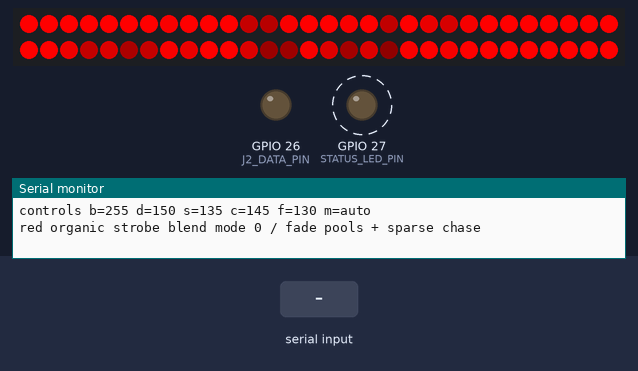
A program run on a simulated ESP32. Shown: 60 RGB LEDs in strip order, left to right, continuing on the next row, output pins drawn as LEDs (lit = HIGH), the last lines printed to the serial monitor. Dashed ring = blinking. The inputs (shaded band) are chosen by the test bench. Dim RGB values are drawn brighter than linear.

Above: at 1.4 s.
1.5 s: "b\n" received over Serial
3.4 s: "b90\n" received over Serial
6.4 s: "m\n" received over Serial
At 6.66 s:
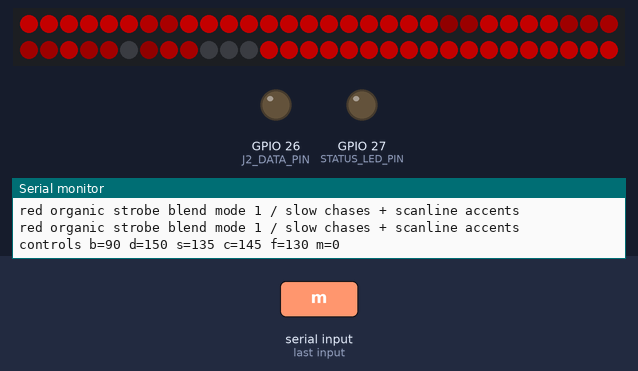
At 7.56 s:
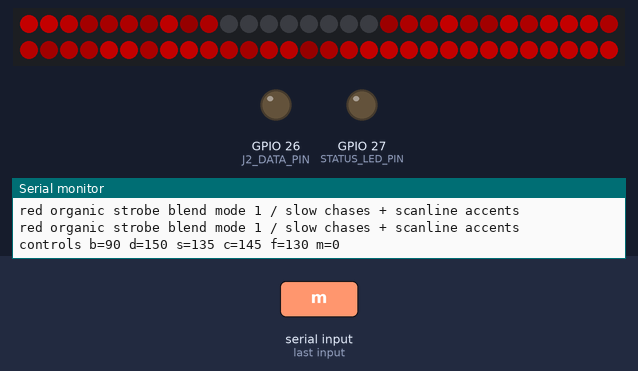
Timing chart, 0 to 14.0 s (numbered marks = the images above; inputs shaded):
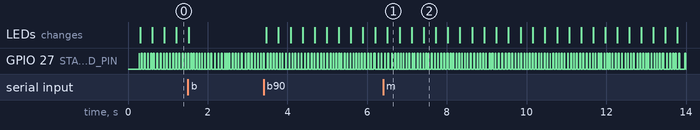

The program:

main.cpp
```cpp
#include <Arduino.h>
#include <FastLED.h>

// Red-only organic/strobe/chase blend for J1, with live serial controls.
// Hardware path: ESP32 GPIO25 -> AHCT125 U1 pin2/3 -> R1 470R -> J1 DATA.
// J2/GPIO26 is held LOW. GPIO27 is the local status LED.
static constexpr uint8_t J1_DATA_PIN = 25;
static constexpr uint8_t J2_DATA_PIN = 26;
static constexpr uint8_t STATUS_LED_PIN = 27;

// Extra logical LEDs are ignored if the strip is shorter.
static constexpr uint16_t NUM_LEDS = 60;
static constexpr uint8_t MASTER_BRIGHTNESS = 255; // full brightness; pattern stays red-only
static constexpr uint8_t MAX_RED = 255;

// High refresh, slower animation layers. WS2811 timing is still the hard floor (~1.85ms for 60 nodes).
static constexpr uint8_t FRAME_DELAY_MIN_MS = 2;
static constexpr uint8_t FRAME_DELAY_MAX_MS = 10;
static constexpr uint8_t RUNNER_COUNT = 6;
static constexpr uint8_t FADE_ZONE_COUNT = 5;
static constexpr uint8_t HARD_FLASH_CHANCE = 34;

CRGB leds[NUM_LEDS];

struct Runner {
  int16_t pos256;      // pixel position in 1/256 pixel units
  int16_t speed256;    // signed movement per frame in 1/256 pixel units
  uint8_t dots;        // separated pixels in this train
  uint8_t spacing;     // empty pixels between dots
  uint8_t intensity;   // peak red level
  uint8_t phase;       // frame-skipping / stutter phase
};

struct FadeZone {
  int16_t center;      // segment center in pixel units
  int8_t drift;        // slow center drift direction
  uint8_t width;       // affected segment width
  uint8_t phase;       // fade phase 0..255
  uint8_t speed;       // fade speed per frame
  uint8_t peak;        // max red level
  uint8_t strobeLatch; // short strobe window when fade reaches peak
};

struct LiveControls {
  uint8_t brightness;   // b 0..255
  uint8_t density;      // d 0..255, number of extra events
  uint8_t strobe;       // s 0..255, peak flashes/cuts
  uint8_t chase;        // c 0..255, chase speed/rate
  uint8_t fade;         // f 0..255, fade speed / trail length
  uint8_t modeOverride; // m 0..3 locks mode, m 255 returns to auto
};

Runner runners[RUNNER_COUNT];
FadeZone zones[FADE_ZONE_COUNT];
LiveControls ctl = {255, 150, 135, 145, 130, 255};
char serialLine[72];
uint8_t serialPos = 0;

uint32_t rngState = 0xC0FFEE27UL;
uint32_t frameCounter = 0;
uint32_t lastModePrint = 0;
uint32_t modeStart = 0;
uint8_t mode = 0;

uint32_t xorshift32() {
  uint32_t x = rngState;
  x ^= x << 13;
  x ^= x >> 17;
  x ^= x << 5;
  rngState = x ? x : 0xA5A5A5A5UL;
  return rngState;
}

uint16_t randN(uint16_t n) {
  return n ? (xorshift32() % n) : 0;
}

uint8_t randByte(uint8_t lo, uint8_t hi) {
  return lo + (xorshift32() % (uint16_t)(hi - lo + 1));
}

uint8_t clampByte(int v) {
  if (v < 0) return 0;
  if (v > 255) return 255;
  return (uint8_t)v;
}

uint8_t chanceScale(uint8_t base, uint8_t control) {
  uint16_t v = (uint16_t)base * (40 + control) / 150;
  return v > 100 ? 100 : (uint8_t)v;
}

uint8_t ctlDensity(uint8_t base) {
  uint16_t v = (uint16_t)base * (40 + ctl.density) / 150;
  if (v < 1) v = 1;
  return v > 12 ? 12 : (uint8_t)v;
}

uint8_t ctlStrobe(uint8_t base) {
  return chanceScale(base, ctl.strobe);
}

uint8_t ctlFade(uint8_t base) {
  // Higher control = faster fade / shorter trails. Lower = more lingering glow.
  uint16_t v = (uint16_t)base * (45 + ctl.fade) / 150;
  if (v < 4) v = 4;
  return v > 90 ? 90 : (uint8_t)v;
}

int16_t ctlChase(int16_t speed) {
  // Higher control = faster chase. Preserves sign.
  int32_t v = (int32_t)speed * (45 + ctl.chase) / 145;
  if (v > 620) v = 620;
  if (v < -620) v = -620;
  if (v >= 0 && v < 18) v = 18;
  if (v < 0 && v > -18) v = -18;
  return (int16_t)v;
}

uint8_t activeMode() {
  return ctl.modeOverride <= 3 ? ctl.modeOverride : mode;
}

uint8_t triangleWave8(uint8_t phase) {
  uint16_t v = phase < 128 ? (uint16_t)phase * 2 : (uint16_t)(255 - phase) * 2;
  return v > 255 ? 255 : (uint8_t)v;
}

uint8_t smoothish(uint8_t v) {
  // Cheap ease-in/ease-out-ish curve without floats.
  uint16_t inv = 255 - v;
  uint16_t ii = inv * inv / 255;
  uint16_t rise = (uint16_t)v * v / 765;
  uint16_t out = 255 - ii + rise;
  return out > 255 ? 255 : (uint8_t)out;
}

int16_t wrapIndex(int16_t i) {
  while (i < 0) i += NUM_LEDS;
  while (i >= (int16_t)NUM_LEDS) i -= NUM_LEDS;
  return i;
}

int16_t clampSpeed(int16_t v) {
  if (v > 420) return 420;
  if (v < -420) return -420;
  if (v >= 0 && v < 26) return 26;
  if (v < 0 && v > -26) return -26;
  return v;
}

void addRedWrapped(int16_t i, uint8_t amount) {
  uint16_t idx = (uint16_t)wrapIndex(i);
  uint16_t v = leds[idx].r + amount;
  leds[idx] = CRGB(v > MAX_RED ? MAX_RED : v, 0, 0);
}

void setRedWrapped(int16_t i, uint8_t level) {
  uint16_t idx = (uint16_t)wrapIndex(i);
  leds[idx] = CRGB(level, 0, 0);
}

void redOnlyGuardrail() {
  for (uint16_t i = 0; i < NUM_LEDS; ++i) {
    leds[i].g = 0;
    leds[i].b = 0;
  }
}

void clearFrame() {
  fill_solid(leds, NUM_LEDS, CRGB::Black);
}

void initState();

void printControls() {
  Serial.print("controls b="); Serial.print(ctl.brightness);
  Serial.print(" d="); Serial.print(ctl.density);
  Serial.print(" s="); Serial.print(ctl.strobe);
  Serial.print(" c="); Serial.print(ctl.chase);
  Serial.print(" f="); Serial.print(ctl.fade);
  Serial.print(" m=");
  if (ctl.modeOverride <= 3) Serial.println(ctl.modeOverride);
  else Serial.println("auto");
}

void processSerialCommand(char* line) {
  while (*line == ' ' || *line == '\t') ++line;
  if (*line == 0) return;

  char cmd = *line++;
  while (*line == ' ' || *line == '\t' || *line == '=') ++line;
  int value = atoi(line);

  if (cmd == '?' || cmd == 'p') {
    printControls();
    return;
  }

  if (cmd == 'b') {
    ctl.brightness = clampByte(value);
    FastLED.setBrightness(ctl.brightness);
  } else if (cmd == 'd') {
    ctl.density = clampByte(value);
  } else if (cmd == 's') {
    ctl.strobe = clampByte(value);
  } else if (cmd == 'c') {
    ctl.chase = clampByte(value);
  } else if (cmd == 'f') {
    ctl.fade = clampByte(value);
  } else if (cmd == 'm') {
    ctl.modeOverride = (value >= 0 && value <= 3) ? (uint8_t)value : 255;
    if (ctl.modeOverride <= 3) {
      mode = ctl.modeOverride;
      modeStart = millis();
    }
  } else if (cmd == 'x') {
    clearFrame();
    FastLED.show();
  } else if (cmd == 'r') {
    initState();
  } else {
    Serial.println("commands: b/d/s/c/f 0..255, m 0..3 or 255 auto, x blackout, r reseed, ? status");
    return;
  }

  printControls();
}

void handleSerialControls() {
  while (Serial.available() > 0) {
    char ch = (char)Serial.read();
    if (ch == '\r') continue;
    if (ch == '\n') {
      serialLine[serialPos] = 0;
      processSerialCommand(serialLine);
      serialPos = 0;
    } else if (serialPos < sizeof(serialLine) - 1) {
      serialLine[serialPos++] = ch;
    } else {
      serialPos = 0;
      Serial.println("serial command too long; dropped");
    }
  }
}

void organicFadeBase() {
  // Keeps history visible: organic layers breathe instead of every frame hard-clearing.
  uint8_t m = activeMode();
  uint8_t fadeAmount = 18 + randN(10);
  if (m == 2) fadeAmount = 28 + randN(16); // more clipped/strobe mode
  if (m == 3) fadeAmount = 12 + randN(8);  // lush overlap mode
  fadeAmount = ctlFade(fadeAmount);

  for (uint16_t i = 0; i < NUM_LEDS; ++i) {
    leds[i].fadeToBlackBy(fadeAmount);
    leds[i].g = 0;
    leds[i].b = 0;
  }
}

void resetRunner(uint8_t i) {
  runners[i].pos256 = (int16_t)(randN(NUM_LEDS) * 256);
  int16_t speed = (int16_t)(35 + randN(150)); // slower than pure high-FPS sketch
  if (randN(2)) speed = -speed;
  runners[i].speed256 = speed;
  runners[i].dots = 2 + randN(5);
  runners[i].spacing = 3 + randN(9);
  runners[i].intensity = randByte(115, 245);
  runners[i].phase = randByte(0, 15);
}

void resetFadeZone(uint8_t i) {
  zones[i].center = randN(NUM_LEDS);
  zones[i].drift = randN(2) ? 1 : -1;
  zones[i].width = 4 + randN(14);
  zones[i].phase = randByte(0, 255);
  zones[i].speed = 1 + randN(5);
  zones[i].peak = randByte(120, 255);
  zones[i].strobeLatch = 0;
}

void initState() {
  for (uint8_t i = 0; i < RUNNER_COUNT; ++i) resetRunner(i);
  for (uint8_t i = 0; i < FADE_ZONE_COUNT; ++i) resetFadeZone(i);
}

void organicFadeLayer() {
  uint8_t densityGate = ctlStrobe(38);
  for (uint8_t z = 0; z < FADE_ZONE_COUNT; ++z) {
    FadeZone& f = zones[z];
    uint8_t previousPhase = f.phase;
    f.phase += 1 + ((uint16_t)f.speed * (50 + ctl.fade) / 180);

    // Very slow spatial drift, so fade regions move like living pools.
    if ((frameCounter + z * 13) % (26 + z * 7) == 0) {
      f.center = wrapIndex(f.center + f.drift);
      if (randN(100) < 8) f.drift = -f.drift;
    }
    if (randN(1000) < 7) {
      f.width = 4 + randN(15);
      f.peak = randByte(130, 255);
    }

    uint8_t wave = smoothish(triangleWave8(f.phase));
    uint8_t level = (uint8_t)((uint16_t)wave * f.peak / 255);

    // When a zone crosses into the bright part, arm a short strobe latch.
    if (previousPhase < 128 && f.phase >= 128 && randN(100) < densityGate) f.strobeLatch = 6 + randN(12);

    int16_t half = f.width / 2;
    for (int16_t o = -half; o <= half; ++o) {
      uint8_t distance = abs(o);
      uint8_t falloff = distance >= half ? 35 : 255 - (uint16_t)distance * 190 / (half + 1);
      uint8_t px = (uint8_t)((uint16_t)level * falloff / 255);
      if (px > 8) addRedWrapped(f.center + o, px);
    }
  }
}

void peakStrobeLayer() {
  // Fade-in pools become stroby near their peak, then relax back into organic fade.
  for (uint8_t z = 0; z < FADE_ZONE_COUNT; ++z) {
    FadeZone& f = zones[z];
    uint8_t wave = triangleWave8(f.phase);
    bool nearPeak = wave > 190;

    if (f.strobeLatch > 0) --f.strobeLatch;
    if (!nearPeak && f.strobeLatch == 0) continue;
    if (randN(100) > ctlStrobe(nearPeak ? 44 : 28)) continue;

    uint8_t hits = 1 + randN(ctlDensity(3));
    for (uint8_t h = 0; h < hits; ++h) {
      int16_t offset = (int16_t)randN(f.width + 1) - (int16_t)(f.width / 2);
      addRedWrapped(f.center + offset, randN(100) < ctlStrobe(HARD_FLASH_CHANCE) ? 255 : randByte(145, 240));
      if (randN(100) < ctlStrobe(30)) addRedWrapped(f.center + offset + (randN(2) ? 1 : -1), randByte(60, 190));
    }
  }
}

void slowSegmentedChaseLayer() {
  const int16_t span = (int16_t)(NUM_LEDS * 256);

  for (uint8_t i = 0; i < RUNNER_COUNT; ++i) {
    Runner& r = runners[i];

    // Slow-ish, musical chase drift; still rendered at high refresh.
    if (randN(100) < 8) r.speed256 = clampSpeed(r.speed256 + (int16_t)randN(49) - 24);
    if (randN(1000) < ctlStrobe(8)) r.speed256 = -r.speed256;
    if (randN(100) < 5) r.dots = 2 + randN(5);
    if (randN(100) < 6) r.spacing = 3 + randN(10);
    if (randN(100) < 7) r.intensity = randByte(110, 255);

    uint8_t m = activeMode();
    uint8_t moveGate = 2 + (255 - ctl.chase) / 70;
    if (((frameCounter + r.phase) % moveGate) == 0 || m == 1 || m == 2) r.pos256 += ctlChase(r.speed256);
    if (randN(1000) < ctlStrobe(8)) r.pos256 += (int16_t)((randN(13) - 6) * 256);

    while (r.pos256 < 0) r.pos256 += span;
    while (r.pos256 >= span) r.pos256 -= span;

    int16_t center = r.pos256 / 256;
    int8_t dir = r.speed256 >= 0 ? -1 : 1;
    for (uint8_t dot = 0; dot < r.dots; ++dot) {
      if (randN(100) < 16) continue;
      int16_t idx = center + dir * (int16_t)(dot * r.spacing);
      uint8_t level = (uint8_t)((uint16_t)r.intensity * (r.dots - dot) / r.dots);
      addRedWrapped(idx, level);
      if (randN(100) < 10) addRedWrapped(idx + dir, level / 3);
    }
  }
}

void flashSetLayer(uint8_t density) {
  uint8_t sets = 1 + randN(ctlDensity(density));
  for (uint8_t s = 0; s < sets; ++s) {
    if (randN(100) > ctlStrobe(45 + density * 8)) continue;
    int16_t anchor = randN(NUM_LEDS);
    int8_t dir = randN(2) ? 1 : -1;
    uint8_t dots = 1 + randN(ctlDensity(5));
    uint8_t spacing = 2 + randN(10);
    uint8_t peak = randN(100) < ctlStrobe(HARD_FLASH_CHANCE) ? 255 : randByte(115, 235);

    for (uint8_t d = 0; d < dots; ++d) {
      if (randN(100) < 20) continue;
      int16_t idx = anchor + dir * (int16_t)(d * spacing) + (int16_t)randN(3) - 1;
      uint8_t level = d == 0 ? peak : (uint8_t)((uint16_t)peak * (dots - d) / dots);
      addRedWrapped(idx, level);
    }
  }
}

void strobeCutLayer() {
  // Hard black cuts, but not constantly: intense without losing all organic fade.
  uint8_t m = activeMode();
  uint8_t chance = m == 2 ? 28 : 12;
  if (randN(100) > ctlStrobe(chance)) return;

  uint8_t cuts = 1 + randN(ctlDensity(3));
  for (uint8_t c = 0; c < cuts; ++c) {
    int16_t anchor = randN(NUM_LEDS);
    uint8_t len = 1 + randN(8);
    int8_t dir = randN(2) ? 1 : -1;
    for (uint8_t i = 0; i < len; ++i) setRedWrapped(anchor + dir * i, 0);
  }
}

void scanlineAccentLayer() {
  // Occasional code-like fast chasers over the slow organic bed.
  uint8_t m = activeMode();
  if (m == 0 && randN(100) > ctlStrobe(35)) return;
  if (m == 3 && randN(100) > ctlStrobe(55)) return;

  uint8_t lanes = m == 1 ? 4 + randN(ctlDensity(3)) : 2 + randN(ctlDensity(3));
  for (uint8_t lane = 0; lane < lanes; ++lane) {
    uint8_t clock = m == 1 ? 3 + lane + randN(5) : 6 + lane * 2 + randN(7);
    clock = 1 + ((uint16_t)clock * (300 - ctl.chase) / 255);
    int16_t base = ((frameCounter / clock) * (1 + lane) + lane * 13) % NUM_LEDS;
    int8_t dir = (lane & 1) ? -1 : 1;
    if (dir < 0) base = NUM_LEDS - 1 - base;

    uint8_t dots = 2 + randN(4);
    uint8_t spacing = 3 + randN(7);
    for (uint8_t d = 0; d < dots; ++d) {
      if (randN(100) < 18) continue;
      addRedWrapped(base - dir * (int16_t)(d * spacing), d == 0 ? 255 : randByte(80, 210));
    }
  }
}

void organicMixedIntensity() {
  uint8_t m = activeMode();
  organicFadeBase();

  // Always-on blend: different styles coexist rather than one mode replacing another.
  organicFadeLayer();
  slowSegmentedChaseLayer();
  peakStrobeLayer();
  scanlineAccentLayer();

  if (m == 0) {
    flashSetLayer(1);               // breathing / sparse
  } else if (m == 1) {
    flashSetLayer(2);               // chase-forward
    if (randN(100) < ctlStrobe(65)) scanlineAccentLayer();
  } else if (m == 2) {
    flashSetLayer(4);               // stroby/intense
    peakStrobeLayer();
    if (randN(100) < ctlStrobe(18)) clearFrame();
  } else {
    flashSetLayer(2);               // all layers, more organic overlap
    if (randN(100) < ctlStrobe(45)) slowSegmentedChaseLayer();
  }

  strobeCutLayer();
  redOnlyGuardrail();
}

void maybeAdvanceMode() {
  if (ctl.modeOverride <= 3) return;

  uint32_t elapsed = millis() - modeStart;
  if (elapsed > 4200 + randN(2200)) {
    mode = (mode + 1) % 4;
    modeStart = millis();
    if (randN(100) < ctlStrobe(35)) clearFrame();
    FastLED.show();
  }

  if (millis() - lastModePrint > 1000) {
    lastModePrint = millis();
    Serial.print("red organic strobe blend mode ");
    Serial.print(activeMode());
    Serial.print(" / ");
    uint8_t m = activeMode();
    if (m == 0) Serial.println("fade pools + sparse chase");
    else if (m == 1) Serial.println("slow chases + scanline accents");
    else if (m == 2) Serial.println("fade peaks become strobes");
    else Serial.println("mixed organic intensity");
  }
}

void setup() {
  Serial.begin(115200);
  delay(250);

  // Mix in an unconnected-ish analog read if available; harmless if not random.
  rngState ^= (uint32_t)analogRead(34) << 16;
  rngState ^= micros();

  pinMode(STATUS_LED_PIN, OUTPUT);
  pinMode(J2_DATA_PIN, OUTPUT);
  digitalWrite(J2_DATA_PIN, LOW);

  // Observed mapping: RGB made CRGB::Red physically blue; BGR made it green.
  // That means this strip wants the red component in byte 2: BRG.
  FastLED.addLeds<WS2811, J1_DATA_PIN, BRG>(leds, NUM_LEDS);
  FastLED.setBrightness(ctl.brightness);
  clearFrame();
  FastLED.show();

  initState();
  modeStart = millis();
  Serial.println();
  Serial.println("ESP32 Lisbon J1 RED ORGANIC STROBE BLEND LIVE test");
  Serial.println("Full brightness red-only; FastLED color order BRG.");
  Serial.println("GPIO25 -> AHCT125 pin3 -> J1 DATA. Fade pools + strobes + slower chases together.");
  Serial.println("Live serial commands: b/d/s/c/f 0..255, m 0..3 or 255 auto, x blackout, r reseed, ? status");
  printControls();
}

void loop() {
  ++frameCounter;
  handleSerialControls();
  maybeAdvanceMode();
  organicMixedIntensity();
  FastLED.show();

  // Status LED flickers as a local heartbeat; not synced exactly to strip.
  digitalWrite(STATUS_LED_PIN, (frameCounter & 0x07) < 2 ? HIGH : LOW);

  uint8_t liveDelayMax = FRAME_DELAY_MAX_MS + ((uint16_t)(255 - ctl.chase) * 8 / 255);
  delay(FRAME_DELAY_MIN_MS + randN(liveDelayMax - FRAME_DELAY_MIN_MS + 1));
}
```
